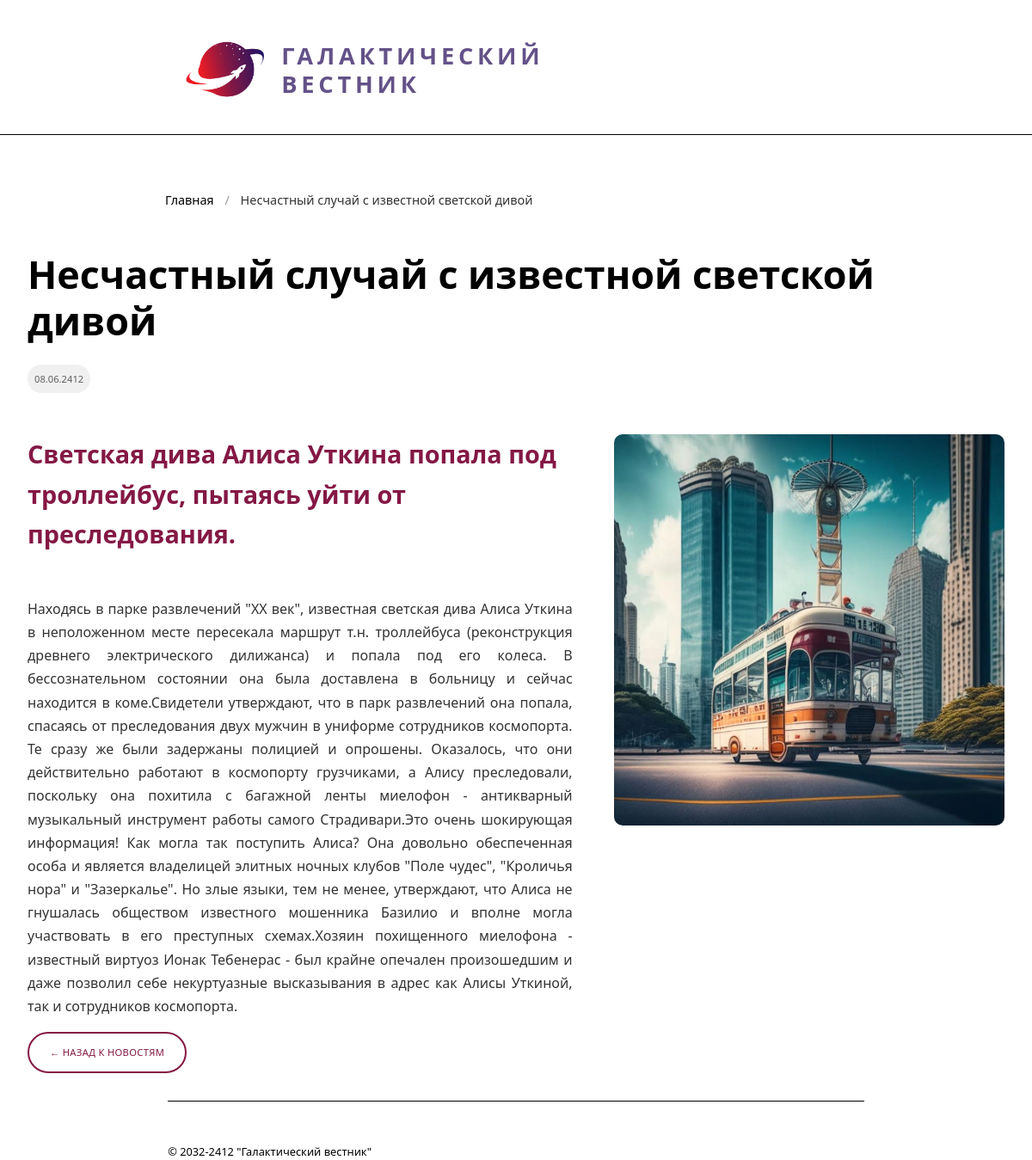
Page /show.php?id=15 on the committed database.
### tables this page shows
CREATE TABLE `news` (
  `id` int(11) unsigned NOT NULL AUTO_INCREMENT,
  `date` datetime NULL DEFAULT NULL,
  `title` varchar(250) NOT NULL DEFAULT '',
  `announce` text NULL DEFAULT NULL,
  `content` text NULL DEFAULT NULL,
  `image` varchar(250) NOT NULL DEFAULT '',
  PRIMARY KEY (`id`),
  KEY `id` (`id`),

  KEY `idx_news_date` (`date`));

### controllers/NewsController.php (called while the page is built, shortened)
<?php
require_once '../models/News.php';
class NewsController {
    private $newsModel;
    public function __construct() {
        $this->newsModel = new News();
    }
    public function show() {
        $id = isset($_GET['id']) ? (int)$_GET['id'] : 0;
        $news = $this->newsModel->getNewsById($id);
        include '../views/news_detail.php';
    }
}

### public/show.php (called while the page is built)
<?php
require_once '../controllers/NewsController.php';
$controller = new NewsController();
$controller->show();

### models/Database.php (called while the page is built, shortened)
<?php
class Database {
    private $host = 'localhost';
    private $dbname = 'galactic_news';
    private $username = 'root';
    private $password = '';
    private $connection;
    private static $instance = null;
    private function __construct() {
        try {
            $dsn = "mysql:host={$this->host};dbname={$this->dbname};charset=utf8mb4";
            $this->connection = new PDO($dsn, $this->username, $this->password);
            $this->connection->setAttribute(PDO::ATTR_ERRMODE, PDO::ERRMODE_EXCEPTION);
            $this->connection->setAttribute(PDO::ATTR_DEFAULT_FETCH_MODE, PDO::FETCH_ASSOC);
        } catch (PDOException $e) {
            die("Ошибка подключения к базе данных: " . $e->getMessage());
        }
    }
    public static function getInstance() {
        if (self::$instance === null) {
            self::$instance = new Database();
        }
        return self::$instance;
    }
    public function query($sql, $params = []) {
        $stmt = $this->connection->prepare($sql);
        $stmt->execute($params);
        return $stmt;
    }
    public function fetchOne($sql, $params = []) {
        $stmt = $this->query($sql, $params);
        return $stmt->fetch();
    }
}

### models/News.php (called while the page is built, shortened)
<?php
require_once 'Database.php';
class News {
    private $db;
    public function __construct() {
        $this->db = Database::getInstance();
    }
    public function getNewsById($id) {
        $sql = "SELECT id, date, title, announce, content, image
                FROM news
                WHERE id = :id";
        return $this->db->fetchOne($sql, ['id' => $id]);
    }
}

### views/news_detail.php (the view, shortened to what this page needs)
<!DOCTYPE html>
<html lang="ru">
<head>
    <link rel="stylesheet" href="../public/css/style.css">
</head>
<body>
<header class="header">
        <div class="header-container">
            <div class="logo">
                <img src="images/logotip.png" alt="Логотип" class="logo-image">
                <span class="logo-text">ГАЛАКТИЧЕСКИЙ <br> ВЕСТНИК</span>
            </div>
        </div>
    </header>
    <div class="breadcrumb-container">
        <div class="breadcrumb">
            <a href="index.php" class="breadcrumb-link">Главная</a>
            <span class="breadcrumb-separator">/</span>
            <span class="breadcrumb-current"><?php echo htmlspecialchars($news['title']); ?></span>
        </div>
    </div>
    <div class="article-content">
        <article>
            <div class="article-header">
                <h1 class="article-title"><?php echo htmlspecialchars($news['title']); ?></h1>
                <div class="article-meta">
                    <?php echo date('d.m.Y', strtotime($news['date'])); ?>
                </div>
            </div>
            <div class="article-main">
                <div class="article-text-section">
                    <div class="article-announce">
                        <?php echo htmlspecialchars($news['announce']); ?>
                    </div>
                    <div class="article-text">
                        <?php echo htmlspecialchars($news['content']); ?>
                    </div>
                </div>
                <?php if ($news['image']): ?>
                <div class="article-image-section">
                    <img src="../public/images/<?php echo htmlspecialchars($news['image']); ?>"
                         alt="<?php echo htmlspecialchars($news['title']); ?>"
                         class="article-image">
                </div>
                <?php endif; ?>
            </div>
            <a href="index.php" class="back-link">← НАЗАД К НОВОСТЯМ</a>
        </article>
    </div>
    <footer class="footer">
        <div class="footer-container">
            <p>© 2032-2412 "Галактический вестник"</p>
        </div>
    </footer>
</body>
</html>

### public/css/style.css (style rules this page uses)
* { margin:0; padding:0; box-sizing:border-box; }
body { font-family:'Segoe UI', 'Segoe UI', Tahoma, Geneva, Verdana, sans-serif; line-height:1.6; color:black; background-color:white; }
.header { background-color:white; padding: 1rem; color:black; }
.footer { color:black; text-align:left; margin-right:12.2rem; padding-top:3rem; margin-top:2rem; margin-left:12.2rem; border-top:1px solid black; font-size:0.8rem; }

### views/news_detail.php (style rules this page uses)
.article-content { max-width: 1200px; margin: 2rem auto; padding: 0 2rem; }
.article-header { margin-bottom: 2rem; }
.article-title { font-size: 2.8rem; color:rgb(0,0,0) ; margin-bottom: 0.5rem; line-height: 1.2; font-weight: 700; }
.article-meta { background-color:rgb(240, 240, 240); color:RGBA(0,0,0,0.6); font-size:0.7rem; margin-bottom:1rem; margin-top:1rem; border-radius:30px; padding:0.5rem 0.5rem; background-size:contain; display:inline-block; }
.article-main { display: flex; gap: 3rem; align-items: flex-start; }
.article-text-section { flex: 1; max-width: 60%; }
.article-announce { font-size: 1.8rem; font-weight: bold; color: #333; margin-bottom: 1.5rem; line-height: 1.6; color: rgb(132,24,68); }
.article-text { font-size: 1rem; color: #333; line-height: 1.7; text-align: justify; white-space: pre-line; }
.article-image-section { flex: 0 0 40%; max-width: 40%; }
.article-image { width: 100%; height: auto; border-radius: 10px; display: block; }
.back-link { display: inline-flex; align-items: center; gap: 0.5rem; color: rgb(132,24,68); background-color: white; border: 2px solid rgb(132,24,68); border-radius: 30px; text-decoration: none; padding: 0.8rem 1.5rem; margin-top: 1rem; font-size: 0.7rem; font-weight: 500; letter-spacing: 0.02rem; }
.header { border-bottom: 1px solid black; }
.logo { display: flex; align-items: center; gap: 1rem; margin-left: 12.2rem; padding-bottom: 0.5rem; margin-top: 1rem; }
.logo-image { width: 100px; height: 100px; object-fit: contain; }
.logo-text { font-size: 1.7rem; font-weight: bold; color: rgb(99,82,136); letter-spacing: 0.3rem; line-height: 1.2; }
.breadcrumb-container { max-width: 1200px; margin-left: 10rem; margin-top: 3rem; padding: 1rem 2rem; }
.breadcrumb { display: flex; align-items: center; gap: 0.5rem; font-size: 0.9rem; color: #666; }
.breadcrumb-link { color: rgb(0,0,0); text-decoration: none; font-weight: 500; }
.breadcrumb-separator { color: #999; margin: 0 0.3rem; }
.breadcrumb-current { color: #333; font-weight: 500; max-width: 600px; overflow: hidden; text-overflow: ellipsis; white-space: nowrap; }

### rows in the picture
news: title "Несчастный случай с известной светской дивой", date "08.06.2412", announce "Светская дива Алиса Уткина попала под троллейбус, пытаясь уйти от преследования.", content "Находясь в парке развлечений \"XX век\", известная светская дива Алиса Уткина в неположенном месте пересекала маршрут т.н. троллейбуса (реконструкция древнего электрического дилижанса) и попала под его колеса. В бессознательном состоянии она была доставлена в больницу и сейчас находится в коме.Свидетели утверждают, что в парк развлечений она попала, спасаясь от преследования двух мужчин в униформе сотрудников космопорта. Те сразу же были задержаны полицией и опрошены. Оказалось, что они действительно работают в космопорту грузчиками, а Алису преследовали, поскольку она похитила с багажной ленты миелофон - антикварный музыкальный инструмент работы самого Страдивари.Это очень шокирующая…", image (picture)
